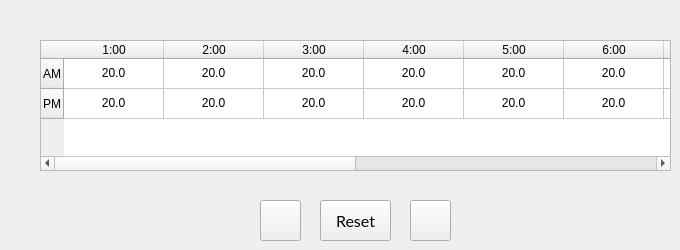
     <widget class="QWidget" name="pageFRI_3">
      <widget class="QPushButton" name="reset5_3">
       <property name="enabled">
        <bool>true</bool>
       </property>
       <property name="geometry">
        <rect>
         <x>320</x>
         <y>200</y>
         <width>71</width>
         <height>41</height>
        </rect>
       </property>
       <property name="font">
        <font>
         <family>lato</family>
         <pointsize>12</pointsize>
        </font>
       </property>
       <property name="focusPolicy">
        <enum>Qt::NoFocus</enum>
       </property>
       <property name="text">
        <string>Reset</string>
       </property>
       <property name="checkable">
        <bool>false</bool>
       </property>
       <property name="autoDefault">
        <bool>false</bool>
       </property>
      </widget>
      <widget class="QTableWidget" name="table5_3">
       <property name="geometry">
        <rect>
         <x>40</x>
         <y>40</y>
         <width>631</width>
         <height>131</height>
        </rect>
       </property>
       <property name="focusPolicy">
        <enum>Qt::TabFocus</enum>
       </property>
       <property name="editTriggers">
        <set>QAbstractItemView::NoEditTriggers</set>
       </property>
       <row>
        <property name="text">
         <string>AM</string>
        </property>
       </row>
       <row>
        <property name="text">
         <string>PM</string>
        </property>
       </row>
       <column>
        <property name="text">
         <string>1:00</string>
        </property>
       </column>
       <column>
        <property name="text">
         <string>2:00</string>
        </property>
       </column>
       <column>
        <property name="text">
         <string>3:00</string>
        </property>
       </column>
       <column>
        <property name="text">
         <string>4:00</string>
        </property>
       </column>
       <column>
        <property name="text">
         <string>5:00</string>
        </property>
       </column>
       <column>
        <property name="text">
         <string>6:00</string>
        </property>
       </column>
       <column>
        <property name="text">
         <string>7:00</string>
        </property>
       </column>
       <column>
        <property name="text">
         <string>8:00</string>
        </property>
       </column>
       <column>
        <property name="text">
         <string>9:00</string>
        </property>
       </column>
       <column>
        <property name="text">
         <string>10:00</string>
        </property>
       </column>
       <column>
        <property name="text">
         <string>11:00</string>
        </property>
       </column>
       <column>
        <property name="text">
         <string>12:00</string>
        </property>
       </column>
       <item row="0" column="0">
        <property name="text">
         <string>20.0</string>
        </property>
        <property name="textAlignment">
         <set>AlignCenter</set>
        </property>
       </item>
       <item row="0" column="1">
        <property name="text">
         <string>20.0</string>
        </property>
        <property name="textAlignment">
         <set>AlignCenter</set>
        </property>
       </item>
       <item row="0" column="2">
        <property name="text">
         <string>20.0</string>
        </property>
        <property name="textAlignment">
         <set>AlignCenter</set>
        </property>
       </item>
       <item row="0" column="3">
        <property name="text">
         <string>20.0</string>
        </property>
        <property name="textAlignment">
         <set>AlignCenter</set>
        </property>
       </item>
       <item row="0" column="4">
        <property name="text">
         <string>20.0</string>
        </property>
        <property name="textAlignment">
         <set>AlignCenter</set>
        </property>
       </item>
       <item row="0" column="5">
        <property name="text">
         <string>20.0</string>
        </property>
        <property name="textAlignment">
         <set>AlignCenter</set>
        </property>
       </item>
       <item row="0" column="6">
        <property name="text">
         <string>20.0</string>
        </property>
        <property name="textAlignment">
         <set>AlignCenter</set>
        </property>
       </item>
       <item row="0" column="7">
        <property name="text">
         <string>20.0</string>
        </property>
        <property name="textAlignment">
         <set>AlignCenter</set>
        </property>
       </item>
       <item row="0" column="8">
        <property name="text">
         <string>20.0</string>
        </property>
        <property name="textAlignment">
         <set>AlignCenter</set>
        </property>
       </item>
       <item row="0" column="9">
        <property name="text">
         <string>20.0</string>
        </property>
        <property name="textAlignment">
         <set>AlignCenter</set>
        </property>
       </item>
       <item row="0" column="10">
        <property name="text">
         <string>20.0</string>
        </property>
        <property name="textAlignment">
         <set>AlignCenter</set>
        </property>
       </item>
       <item row="0" column="11">
        <property name="text">
         <string>20.0</string>
        </property>
        <property name="textAlignment">
         <set>AlignCenter</set>
        </property>
       </item>
       <item row="1" column="0">
        <property name="text">
         <string>20.0</string>
        </property>
        <property name="textAlignment">
         <set>AlignCenter</set>
        </property>
       </item>
       <item row="1" column="1">
        <property name="text">
         <string>20.0</string>
        </property>
        <property name="textAlignment">
         <set>AlignCenter</set>
        </property>
       </item>
       <item row="1" column="2">
        <property name="text">
         <string>20.0</string>
        </property>
        <property name="textAlignment">
         <set>AlignCenter</set>
        </property>
       </item>
       <item row="1" column="3">
        <property name="text">
         <string>20.0</string>
        </property>
        <property name="textAlignment">
         <set>AlignCenter</set>
        </property>
       </item>
       <item row="1" column="4">
        <property name="text">
         <string>20.0</string>
        </property>
        <property name="textAlignment">
         <set>AlignCenter</set>
        </property>
       </item>
       <item row="1" column="5">
        <property name="text">
         <string>20.0</string>
        </property>
        <property name="textAlignment">
         <set>AlignCenter</set>
        </property>
       </item>
       <item row="1" column="6">
        <property name="text">
         <string>20.0</string>
        </property>
        <property name="textAlignment">
         <set>AlignCenter</set>
        </property>
       </item>
       <item row="1" column="7">
        <property name="text">
         <string>20.0</string>
        </property>
        <property name="textAlignment">
         <set>AlignCenter</set>
        </property>
       </item>
       <item row="1" column="8">
        <property name="text">
         <string>20.0</string>
        </property>
        <property name="textAlignment">
         <set>AlignCenter</set>
        </property>
       </item>
       <item row="1" column="9">
        <property name="text">
         <string>20.0</string>
        </property>
        <property name="textAlignment">
         <set>AlignCenter</set>
        </property>
       </item>
       <item row="1" column="10">
        <property name="text">
         <string>20.0</string>
        </property>
        <property name="textAlignment">
         <set>AlignCenter</set>
        </property>
       </item>
       <item row="1" column="11">
        <property name="text">
         <string>20.0</string>
        </property>
        <property name="textAlignment">
         <set>AlignCenter</set>
        </property>
       </item>
      </widget>
      <widget class="QPushButton" name="bUP5_3">
       <property name="enabled">
        <bool>true</bool>
       </property>
       <property name="geometry">
        <rect>
         <x>410</x>
         <y>200</y>
         <width>41</width>
         <height>41</height>
        </rect>
       </property>
       <property name="font">
        <font>
         <family>lato</family>
         <pointsize>14</pointsize>
        </font>
       </property>
       <property name="focusPolicy">
        <enum>Qt::NoFocus</enum>
       </property>
       <property name="text">
        <string/>
       </property>
       <property name="icon">
        <iconset>
         <normaloff>images/icons/baseline_add_white_48dp.png</normaloff>images/icons/baseline_add_white_48dp.png</iconset>
       </property>
       <property name="iconSize">
        <size>
         <width>32</width>
         <height>32</height>
        </size>
       </property>
       <property name="checkable">
        <bool>false</bool>
       </property>
       <property name="autoDefault">
        <bool>false</bool>
       </property>
      </widget>
      <widget class="QPushButton" name="bDOWN5_3">
       <property name="enabled">
        <bool>true</bool>
       </property>
       <property name="geometry">
        <rect>
         <x>260</x>
         <y>200</y>
         <width>41</width>
         <height>41</height>
        </rect>
       </property>
       <property name="font">
        <font>
         <family>lato</family>
         <pointsize>14</pointsize>
        </font>
       </property>
       <property name="focusPolicy">
        <enum>Qt::NoFocus</enum>
       </property>
       <property name="text">
        <string/>
       </property>
       <property name="icon">
        <iconset>
         <normaloff>images/icons/baseline_remove_white_48dp.png</normaloff>images/icons/baseline_remove_white_48dp.png</iconset>
       </property>
       <property name="iconSize">
        <size>
         <width>32</width>
         <height>32</height>
        </size>
       </property>
       <property name="checkable">
        <bool>false</bool>
       </property>
       <property name="autoDefault">
        <bool>false</bool>
       </property>
      </widget>
     </widget>
